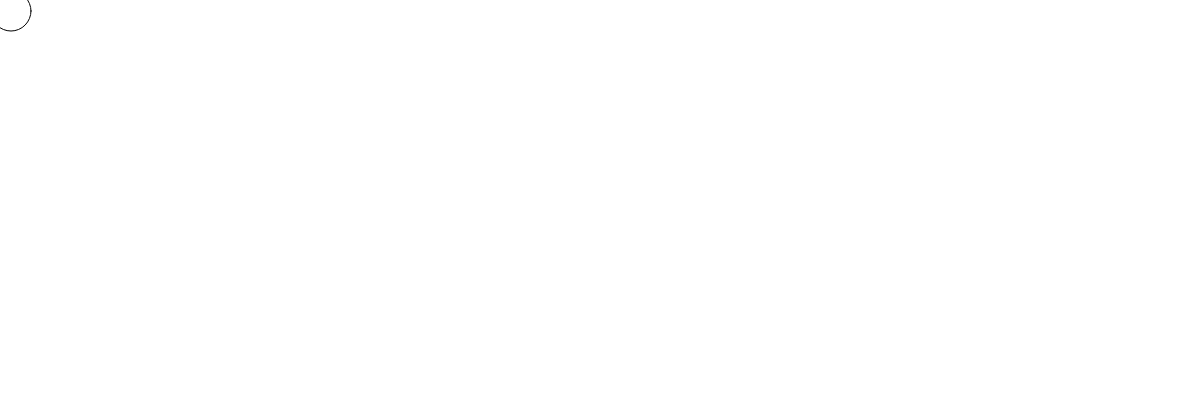
Frame 1 (no input)
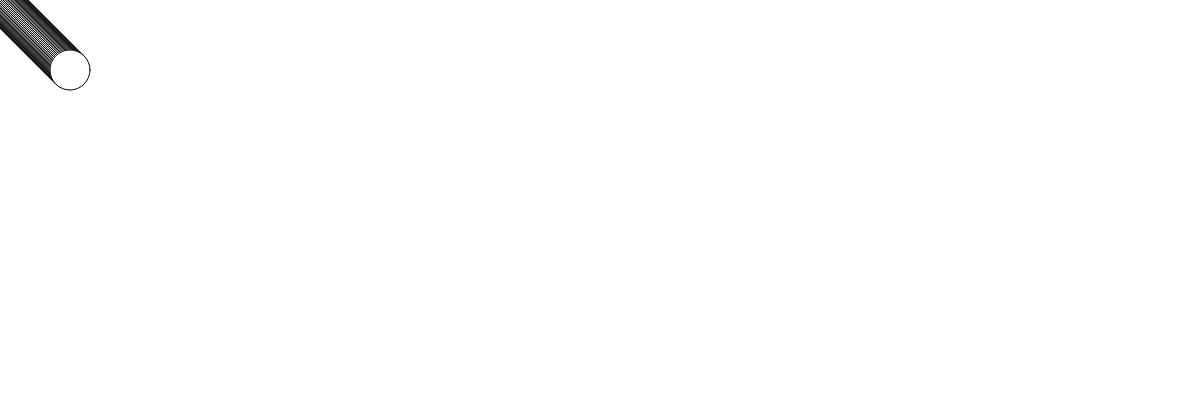
Frame 60 (no input)
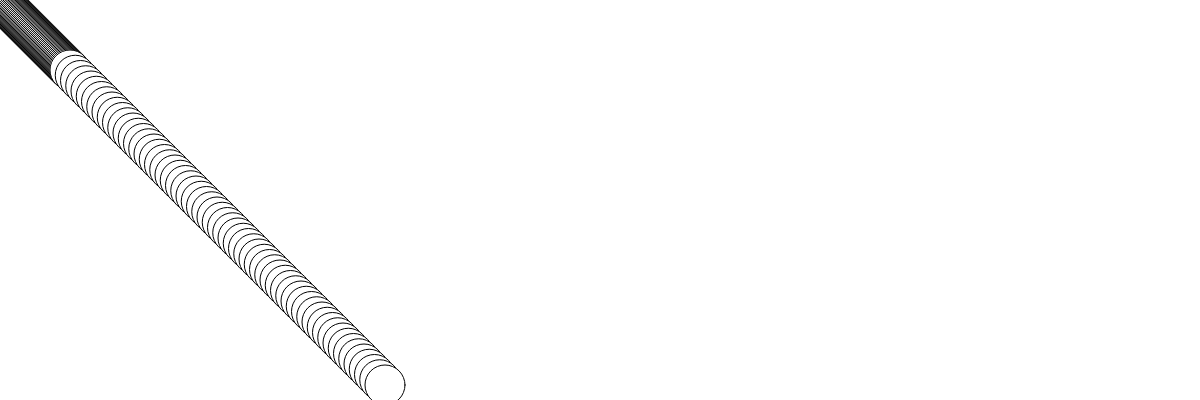
Frame 120 (the mouse pressed at the canvas centre since frame 60)

The p5.js sketch that drew these frames (run headless with seeded random() and noise() and a simulated clock; from frame 60 on, the mouse is pressed at the canvas centre):

// p5.js sketch
// ── sketch.js

//declaring variable for ball
var ball = {};
//declaring ball width
ball.width = 40;
//starting position of 10 on x axis
ball.x = 10;
//starting position of 10 on y axis
ball.y = 10;
//changing position on x axis by 1 pixel each frame
ball.delta_x = 1;
//changing position on the y axis by 1 pixel each frame
ball.delta_y = 1;
//scale of trail to be left on x axis if conditions are met
ball.scale_x = 1;
//scale of trail to be left on y axis if conditions are met
ball.scale_y = 1;

//setting up canvas with windowWidth and 400
//pixel height, and a white background
function setup() {
    createCanvas(windowWidth, 400);
    background(255);
}


//continuous loop of all things inside curly brackets
function draw() {

//position on x axis, adding the changing position
//on the x axis, which is 1, multplied by scale_x
//which is also 1
    ball.x += ball.delta_x * ball.scale_x;
//same as the explanation above, except about
//the y axis values
    ball.y += ball.delta_y * ball.scale_y;

//conditional statements about where the ball goes based
//on above statements and whether the statement itself
//is true or false.
    if (ball.x >= width || ball.x <= 0) {
        ball.delta_x = -1 * ball.delta_x;
    }
//same as the one before
    if (ball.y >= height || ball.y <= 0) {
        ball.delta_y = -1 * ball.delta_y;
    }

//ellipse color: white
    fill(255);
//ellipse trail will start at 10, 10, with width
//of 40 for both the x and y axis
    ellipse(ball.x, ball.y, ball.width, ball.width);
//this bracket closes the draw function
}
//function that says when the mouse is pressed,
//an action will occur
function mousePressed() {
  //variable mapped to movement of mouse on x axis
  //with minimum and maximum values
    ball.scale_x = map(mouseX, 0, width, 0.5, 10);
  //same as above but for y axis
    ball.scale_y = map(mouseY, 0, height, 0.5, 10);
//bracket to close the whole fucntion
}
